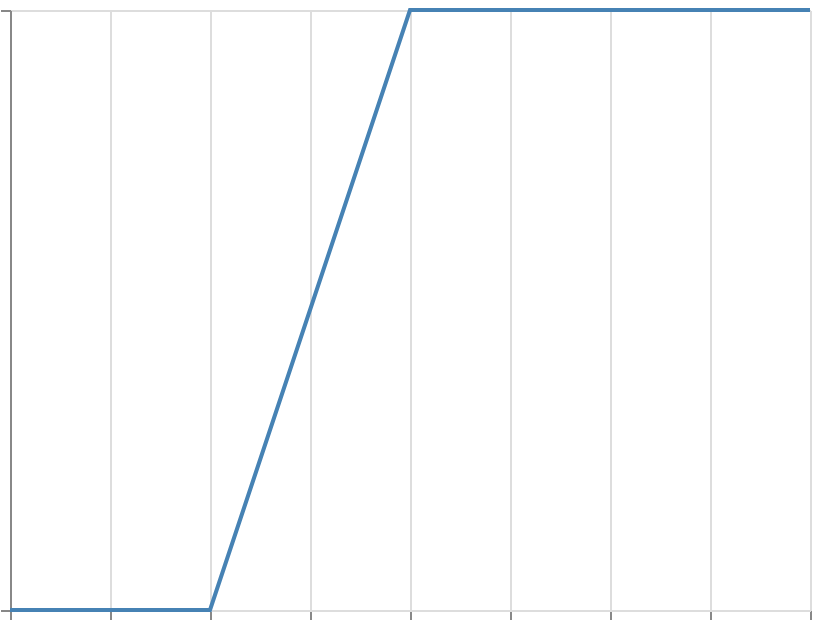

Write a Vega-Lite specification for this figure.
### Vega specification from a JSON file in a GitHub repository (floating-point values rounded to 4 significant figures)
{"$schema": "https://vega.github.io/schema/vega/v6.json", "width": 400, "height": 300, "padding": 5, "autosize": "none", "data": [{"name": "table", "values": [{"x": 0, "y": 1}, {"x": 1, "y": 5}, {"x": 2, "y": 10}, {"x": 3, "y": 50}, {"x": 4, "y": 100}]}], "scales": [{"name": "x", "type": "linear", "domain": {"data": "table", "field": "x"}, "range": "width", "nice": true}, {"name": "y", "type": "quantile", "domain": {"data": "table", "field": "y"}, "range": [{"signal": "height"}, 0]}], "marks": [{"type": "line", "from": {"data": "table"}, "encode": {"update": {"x": {"scale": "x", "field": "x"}, "y": {"scale": "y", "field": "y"}, "stroke": {"value": "steelblue"}, "strokeWidth": {"value": 2}}}}], "axes": [{"scale": "x", "orient": "bottom", "grid": true, "labels": false}, {"scale": "y", "orient": "left", "grid": true, "labels": false}]}
